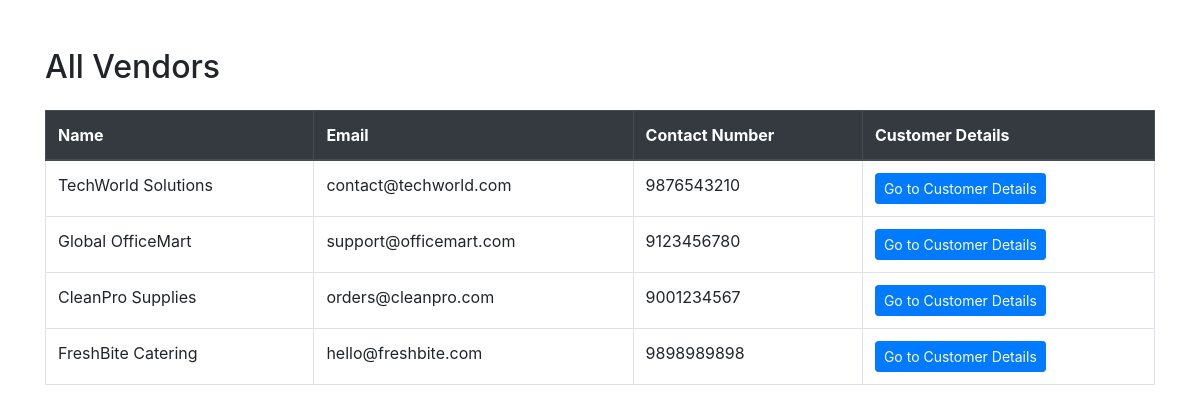
The app's page /vendor_view/ with its own data.
### core/models.py (models this page shows, shortened)
class Vendor(models.Model):
    name = models.CharField(max_length=100)
    email = models.EmailField()
    contact_number = models.CharField(max_length=15)

### core/views.py (the view)
# urls.py: path('vendor_view/', views.vendor_view, name='vendor_view'),
def vendor_view(request):
    vendor = Vendor.objects.all()
    context = {
        'vendor': vendor
    }
    return render(request, 'vendor_view.html', context)

### core/templates/vendor_view.html (shortened to what this page needs)
<!DOCTYPE html>
<html>
<head>
    <link rel="stylesheet" href="https://stackpath.bootstrapcdn.com/bootstrap/4.5.2/css/bootstrap.min.css">
</head>
<body>
<div class="container mt-5">
    <h2 class="mb-4">All Vendors</h2>
    <table class="table table-bordered">
        <thead class="thead-dark">
            <tr>
                <th>Name</th>
                <th>Email</th>
                <th>Contact Number</th>
                <th>Customer Details</th>
            </tr>
        </thead>
        <tbody>
            {% for v in vendor %}
                <tr>
                    <td>{{ v.name }}</td>
                    <td>{{ v.email }}</td>
                    <td>{{ v.contact_number }}</td>
                    <td>
                        <a href="{% url 'customer_details' v.id %}" class="btn btn-primary btn-sm">
                            Go to Customer Details
                        </a>
                    </td>
                </tr>
            {% endfor %}
        </tbody>
    </table>
</div>
</body>
</html>

### records on screen
Vendor: name "TechWorld Solutions", email "contact@techworld.com", contact_number "9876543210"
Vendor: name "Global OfficeMart", email "support@officemart.com", contact_number "9123456780"
Vendor: name "CleanPro Supplies", email "orders@cleanpro.com", contact_number "9001234567"
Vendor: name "FreshBite Catering", email "hello@freshbite.com", contact_number "9898989898"
